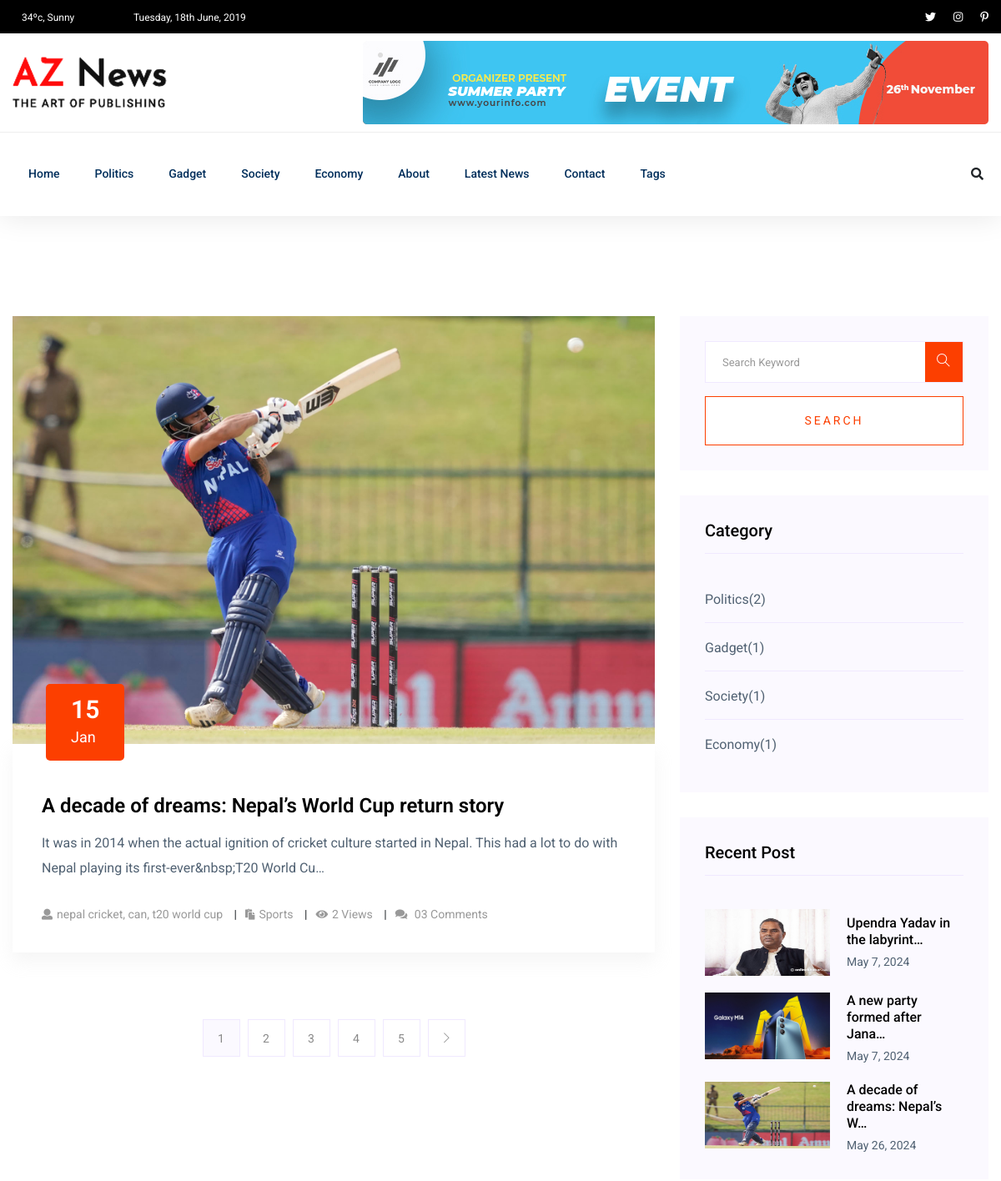
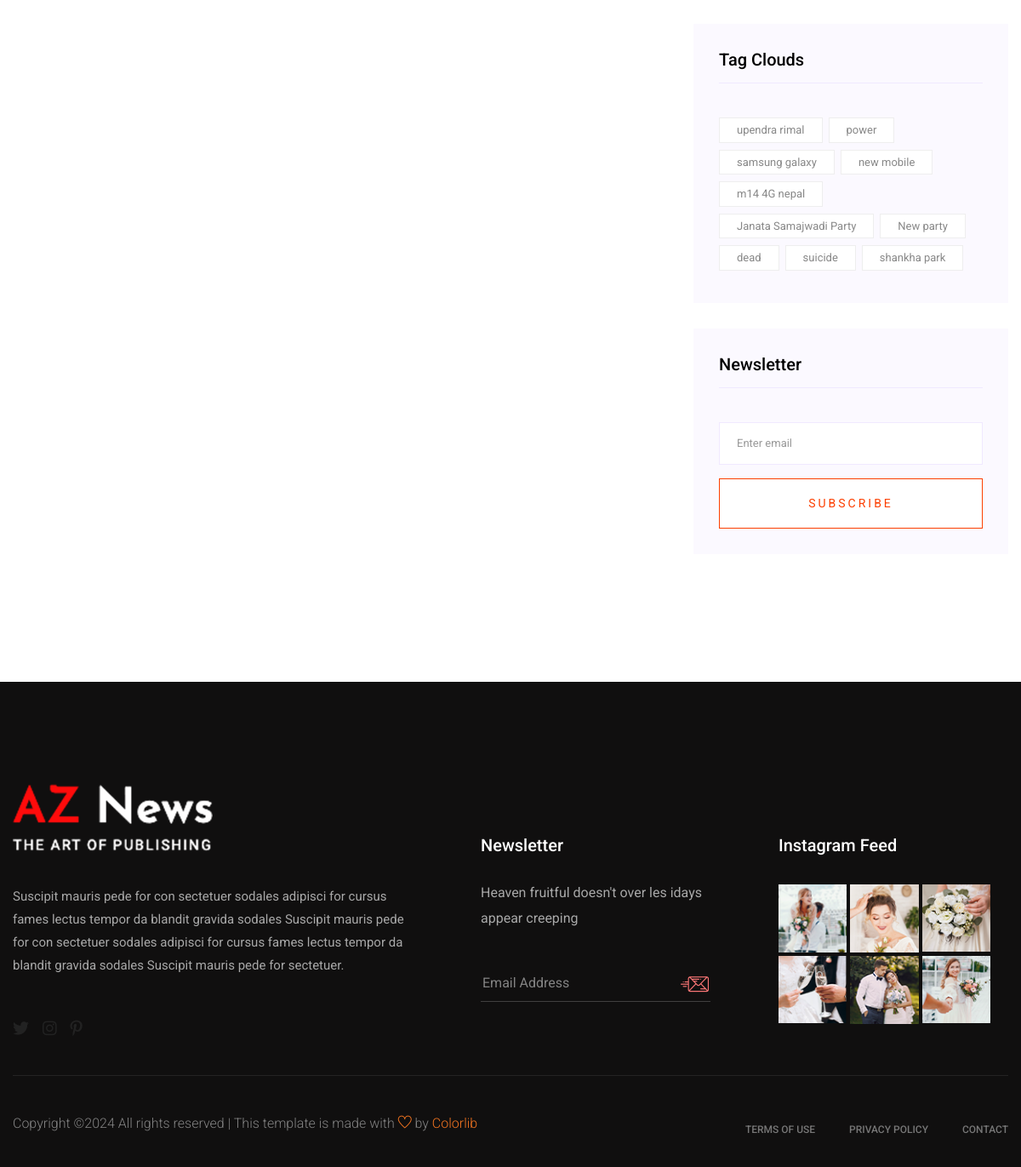
The page /post-list/ on the database its author committed (2 pictures, top to bottom).
### newspaper/models.py (models this page shows, shortened)
class TimeStampModel(models.Model):
    created_at = models.DateTimeField(auto_now_add=True)
    updated_at = models.DateTimeField(auto_now=True)
    class Meta:
        abstract = True  # Don't create table in DB

class Category(TimeStampModel):
    name = models.CharField(max_length=100)

class Post(TimeStampModel):
    STATUS_CHOICES = [
        ("active", "Active"),
        ("in_active", "Inactive"),
    ]
    title = models.CharField(max_length=200)
    content = models.TextField()
    featured_image = models.ImageField(upload_to="post_images/%Y/%m/%d", blank=False)
    author = models.ForeignKey("auth.User", on_delete=models.CASCADE)
    status = models.CharField(max_length=20, choices=STATUS_CHOICES, default="active")
    views_count = models.PositiveBigIntegerField(default=0)
    published_at = models.DateTimeField(null=True, blank=True)
    category = models.ForeignKey(Category, on_delete=models.CASCADE)
    tag = models.ManyToManyField(Tag)

class Tag(TimeStampModel):
    name = models.CharField(max_length=100)
    def __str__(self):
        return self.name

### newspaper/views.py (the view)
class PostListView(ListView):
    model = Post
    template_name = "aznews/list/list.html"
    context_object_name = "posts"
    paginate_by = 1
    def get_queryset(self):
        return Post.objects.filter(
            published_at__isnull=False, status="active"
        ).order_by("-published_at")

### templates/aznews/list/list.html
{% extends "aznews/base.html" %}
{% block content %}
  <section class="blog_area section-padding">
    <div class="container">
      <div class="row">
        <div class="col-lg-8 mb-5 mb-lg-0">
          <div class="blog_left_sidebar">
            {% include "aznews/list/left/post_list.html" with posts=page_obj %}
            {% include "aznews/list/left/pagination.html" %}
          </div>
        </div>
        <div class="col-lg-4">
          <div class="blog_right_sidebar">
            {% include "aznews/list/right/search_form.html" %}
            {% include "aznews/list/right/category.html" %}
            {% include "aznews/list/right/popular_posts.html" %}
            {% include "aznews/list/right/tags.html" %}
            {% include "aznews/list/right/newsletter.html" %}
          </div>
        </div>
      </div>
    </div>
  </section>
{% endblock content %}

### templates/aznews/header.html (shortened to what this page needs)
{% load static %}
<header>
  <div class="header-area">
    <div class="main-header ">
      <div class="header-top black-bg d-none d-md-block">
        <div class="container">
          <div class="col-xl-12">
            <div class="row d-flex justify-content-between align-items-center">
              <div class="header-info-left">
                <ul>
                  <li>
                    34ºc, Sunny
                  </li>
                  <li>
                    Tuesday, 18th June, 2019
                  </li>
                </ul>
              </div>
              <div class="header-info-right">
                <ul class="header-social">
                  <li>
                    <a href="#"><i class="fab fa-twitter"></i></a>
                  </li>
                  <li>
                    <a href="#"><i class="fab fa-instagram"></i></a>
                  </li>
                  <li>
                    <a href="#"><i class="fab fa-pinterest-p"></i></a>
                  </li>
                </ul>
              </div>
            </div>
          </div>
        </div>
      </div>
      <div class="header-mid d-none d-md-block">
        <div class="container">
          <div class="row d-flex align-items-center">
            <div class="col-xl-3 col-lg-3 col-md-3">
              <div class="logo">
                <a href="/">
                  <img src="{% static 'aznews/assets/img/logo/logo.png' %}" alt="" />
                </a>
              </div>
            </div>
            <div class="col-xl-9 col-lg-9 col-md-9">
              <div class="header-banner f-right ">
                <img src="{% static 'aznews/assets/img/hero/header_card.jpg' %}" alt="" />
              </div>
            </div>
          </div>
        </div>
      </div>
      <div class="header-bottom header-sticky">
        <div class="container">
          <div class="row align-items-center">
            <div class="col-xl-10 col-lg-10 col-md-12 header-flex">
              <div class="main-menu d-none d-md-block">
                <nav>
                  <ul id="navigation">
                    <li>
                      <a href="/">Home</a>
                    </li>
                    {% for category in categories %}
                      <li>
                        <a href="{% url 'post-by-category' category.pk %}">{{ category.name }}</a>
                      </li>
                    {% endfor %}
                    <li>
                      <a href="{% url 'about' %}">About</a>
                    </li>
                    <li>
                      <a href="{% url 'post-list' %}">Latest News</a>
                    </li>
                    <li>
                      <a href="{% url 'contact' %}">Contact</a>
                    </li>
                    <li>
                      <a href="#">Tags</a>
                    </li>
                  </ul>
                </nav>
              </div>
            </div>
            <div class="col-xl-2 col-lg-2 col-md-4">
              <div class="header-right-btn f-right d-none d-lg-block">
                <i class="fas fa-search special-tag"></i>
              </div>
            </div>
            <div class="col-12">
            </div>
          </div>
        </div>
      </div>
    </div>
  </div>
</header>

### templates/aznews/list/left/post_list.html
{% for post in posts %}
  <article class="blog_item">
    <div class="blog_item_img">
      <img class="card-img rounded-0"
           src="{{ post.featured_image.url }}"
           alt="{{ post.title }}" />
      <a href="#" class="blog_item_date">
        <h3>15</h3>
        <p>Jan</p>
      </a>
    </div>
    <div class="blog_details">
      <a class="d-inline-block" href="{% url 'post-detail' post.pk %}">
        <h2>{{ post.title }}</h2>
      </a>
      <p>{{ post.content|striptags|truncatechars:150 }}</p>
      <ul class="blog-info-link">
        <li>
          <a href="#"><i class="fa fa-user"></i>{{ post.tag.all|join:", " }}</a>
        </li>
        <li>
          <a href="{% url 'post-by-category' post.category.pk %}"><i class="fa fa-paste"></i>{{ post.category.name|title }}</a>
        </li>
        <li>
          <a href="#"><i class="fa fa-eye"></i>{{ post.views_count }} Views</a>
        </li>
        <li>
          <a href="#"><i class="fa fa-comments"></i> 03 Comments</a>
        </li>
      </ul>
    </div>
  </article>
{% endfor %}

### templates/aznews/list/right/category.html
<aside class="single_sidebar_widget post_category_widget">
  <h4 class="widget_title">Category</h4>
  <ul class="list cat-list">
    {% for category in categories %}
      <li>
        <a href="{% url 'post-by-category' category.pk %}" class="d-flex">
          <p>{{ category.name|title }}</p>
          <p>({{ category.post_set.count }})</p>
        </a>
      </li>
    {% endfor %}
  </ul>
</aside>

### templates/aznews/list/right/popular_posts.html
<aside class="single_sidebar_widget popular_post_widget">
  <h3 class="widget_title">Recent Post</h3>
  {% for trending_post in trending_posts %}
    <div class="media post_item">
      <img src="{{ trending_post.featured_image.url }}"
           alt="{{ trending_post.title }}"
           width="150px"
           height="80px" />
      <div class="media-body">
        <a href="{% url 'post-detail' trending_post.pk %}">
          <h3>{{ trending_post.title|truncatechars:30 }}</h3>
        </a>
        <p>{{ trending_post.published_at|date:"F j, Y" }}</p>
      </div>
    </div>
  {% endfor %}
</aside>

### templates/aznews/list/right/tags.html
<aside class="single_sidebar_widget tag_cloud_widget">
  <h4 class="widget_title">Tag Clouds</h4>
  <ul class="list">
    {% for tag in tags %}
      <li>
        <a href="{% url 'post-by-tag' tag.pk %}">{{ tag.name }}</a>
      </li>
    {% endfor %}
  </ul>
</aside>

### rows shown on the page
Category: name "Politics", post_set.count "2"
Category: name "Gadget", post_set.count "1"
Category: name "Society", post_set.count "1"
Category: name "Economy", post_set.count "1"
Post: featured_image (picture), title "A decade of dreams: Nepal’s World Cup return story", content "It was in 2014 when the actual ignition of cricket culture started in Nepal. This had a lot to do with Nepal playing its first-ever&nbsp;T20 World Cu…", tag.all "nepal cricket, can, t20 world cup", category.name "Sports", views_count "2", title "A decade of dreams: Nepal’s W…", published_at "May 26, 2024"
Post: featured_image (picture), title "Upendra Yadav in the labyrint…", published_at "May 7, 2024"
Post: featured_image (picture), title "A new party formed after Jana…", published_at "May 7, 2024"
Tag: name "upendra rimal"
Tag: name "power"
Tag: name "samsung galaxy"
Tag: name "new mobile"
Tag: name "m14 4G nepal"
Tag: name "Janata Samajwadi Party"
Tag: name "New party"
Tag: name "dead"
Tag: name "suicide"
Tag: name "shankha park"

### other values the page prints
{{ i }} "1" "2" "3" "4" "5"
